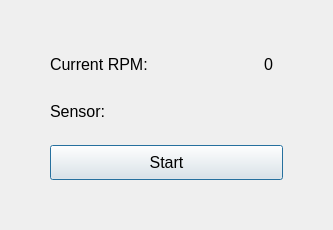
<?xml version="1.0" encoding="UTF-8"?>
<ui version="4.0">
 <class>FinalAssemblyTestDialog</class>
 <widget class="QDialog" name="FinalAssemblyTestDialog">
  <property name="geometry">
   <rect>
    <x>0</x>
    <y>0</y>
    <width>333</width>
    <height>230</height>
   </rect>
  </property>
  <property name="font">
   <font>
    <pointsize>12</pointsize>
   </font>
  </property>
  <property name="windowTitle">
   <string>Final Assembly Test</string>
  </property>
  <layout class="QVBoxLayout" name="verticalLayout">
   <property name="spacing">
    <number>20</number>
   </property>
   <property name="leftMargin">
    <number>50</number>
   </property>
   <property name="topMargin">
    <number>50</number>
   </property>
   <property name="rightMargin">
    <number>50</number>
   </property>
   <property name="bottomMargin">
    <number>50</number>
   </property>
   <item>
    <layout class="QHBoxLayout" name="horizontalLayout_2">
     <property name="rightMargin">
      <number>10</number>
     </property>
     <item>
      <widget class="QLabel" name="label_2">
       <property name="text">
        <string>Current RPM:</string>
       </property>
      </widget>
     </item>
     <item>
      <widget class="QLabel" name="rpm">
       <property name="text">
        <string>0</string>
       </property>
       <property name="alignment">
        <set>Qt::AlignRight|Qt::AlignTrailing|Qt::AlignVCenter</set>
       </property>
      </widget>
     </item>
    </layout>
   </item>
   <item>
    <layout class="QHBoxLayout" name="horizontalLayout">
     <item>
      <widget class="QLabel" name="label">
       <property name="text">
        <string>Sensor:</string>
       </property>
      </widget>
     </item>
     <item>
      <widget class="QLabel" name="sensor">
       <property name="maximumSize">
        <size>
         <width>30</width>
         <height>16777215</height>
        </size>
       </property>
       <property name="font">
        <font>
         <pointsize>11</pointsize>
         <weight>75</weight>
         <bold>true</bold>
        </font>
       </property>
       <property name="text">
        <string/>
       </property>
       <property name="pixmap">
        <pixmap resource="../whirl.qrc">:/img/img/gray-circle.png</pixmap>
       </property>
      </widget>
     </item>
    </layout>
   </item>
   <item>
    <widget class="QPushButton" name="btn">
     <property name="minimumSize">
      <size>
       <width>0</width>
       <height>35</height>
      </size>
     </property>
     <property name="text">
      <string>Start</string>
     </property>
    </widget>
   </item>
  </layout>
 </widget>
 <resources>
  <include location="../whirl.qrc"/>
 </resources>
 <connections/>
</ui>
